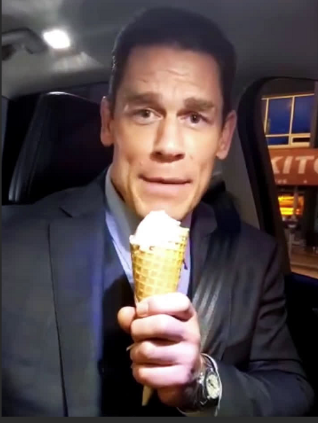
#> input picture image.png, 318 x 423 px, found by its file name
$ python converting_rgb_2_hsv.py
#> lines starting #> are read from the running program, lines starting #| are printed output that depends on the picture
# Converting RGB to HSV
from PIL import Image
import numpy as np
from skimage.color import rgb2hsv
import matplotlib.pyplot as plt

# load image
image = Image.open("image.png").convert("RGB")
image_array = np.array(image)

# plotting the image
plt.figure(figsize=(20,20))
plt.subplot(1, 2, 1)
image_colorbar = plt.imshow(image)
plt.colorbar(image_colorbar, fraction=0.046, pad=0.04)

# hsv image
hsv_image = rgb2hsv(image_array)
#> hsv_image: shape (423, 318, 3) float64; mean of channels 0, 1, 2 0.492, 0.301, 0.351
plt.subplot(1, 2, 2)
hsv_colorbar = plt.imshow(hsv_image)
plt.colorbar(hsv_colorbar, fraction=0.046, pad=0.04)
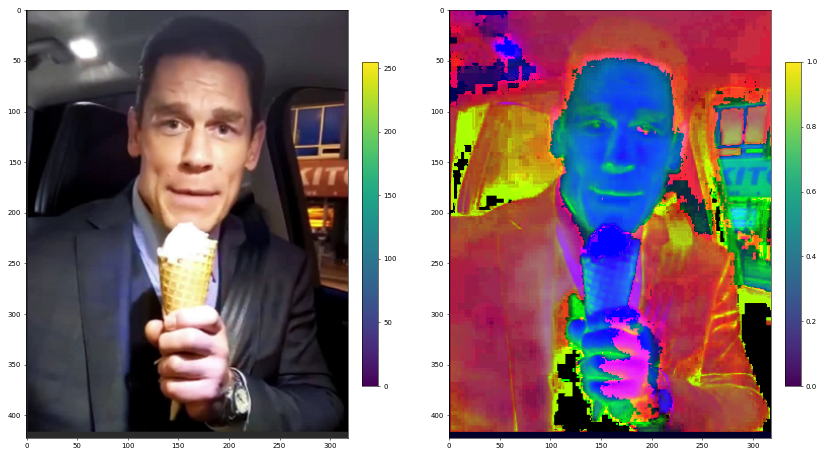
#> figure drawn by matplotlib, 4 panels
